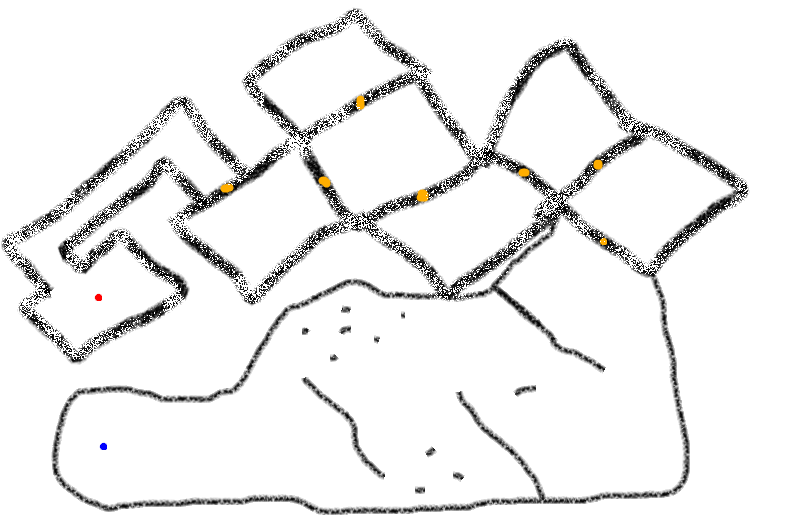
#> input picture images/fake_minimaps/01.png, 787 x 522 px, found by its file name
$ python poeai_minimap_processing_test.py   (older library calls are emulated)
#> lines starting #> are read from the running program, lines starting #| are printed output that depends on the picture; after the words box and inside, x2 and y2 are one past the last pixel; in counts of white or black regions, pixels touching at a corner belong together
# -*- coding: utf-8 -*-
"""
Created on Mon Dec  5 12:50:10 2016

@author: Michael
"""

import numpy as np
import matplotlib.pyplot as plt
from scipy.ndimage import binary_fill_holes
from scipy.spatial import Delaunay, delaunay_plot_2d
from skimage import io
from skimage.transform import downscale_local_mean
from skimage.filters.rank import maximum
from skimage.morphology import disk, binary_closing, binary_erosion, binary_dilation
from sklearn import preprocessing, svm
from skimage import feature
from skimage.color import rgb2grey
from skimage.measure import find_contours, approximate_polygon, \
    subdivide_polygon, points_in_poly, grid_points_in_poly

# %% doorway cutting logic
cut_radius = 15
cut_mask_center = (cut_radius, cut_radius)
cut_mask_shape = (2 * cut_radius + 1, 2 * cut_radius + 1)
left_cut_op = np.array([[-1, -1], [1, 1]])
right_cut_op = np.array([[-1, 1], [1, -1]])
left_cut_pixels = np.array([(x, y - offset)
                            for offset in range(2)
                            for rad in range(cut_radius + 1)
                            for x, y in cut_mask_center + rad * left_cut_op
                            if y - offset >= 0])
right_cut_pixels = np.array([(x, y - offset)
                             for offset in range(2)
                             for rad in range(cut_radius + 1)
                             for x, y in cut_mask_center + rad * right_cut_op
                             if y - offset >= 0])
# [6 lines of commented-out code are left out]

def cut_doorways(is_wall_map, is_yellow_map):
    maxindex = is_wall_map.shape[1]
    for yellow_xy in zip(*is_yellow.nonzero()):  # for each yellow pixel
        # get all pixels that would be cut if cut goes through
        xy_offset = np.array(yellow_xy) - cut_radius
        left_xs, left_ys = zip(*[(x, y)
                                 for x, y in left_cut_pixels + xy_offset
                                 if x >= 0
                                 if y < maxindex])
        right_xs, right_ys = zip(*[(x, y)
                                   for x, y in right_cut_pixels + xy_offset
                                   if x >= 0
                                   if y < maxindex])
        left_wall_pixels = np.count_nonzero(is_wall_map[left_xs, left_ys])
        right_wall_pixels = np.count_nonzero(is_wall_map[right_xs, right_ys])
        if left_wall_pixels > right_wall_pixels:
            is_wall_map[right_xs, right_ys] = False
        else:
            is_wall_map[left_xs, left_ys] = False

def fill_exterior_pixels(is_wall_map, interior_x, interior_y):
    temp_map = is_wall_map.copy()
    temp_map = binary_fill_holes(temp_map)
    is_wall_map[np.logical_not(temp_map)] = True

# [9 lines of commented-out code are left out]

img = io.imread("images\\fake_minimaps\\01.png")
#> img is the input picture: shape (522, 787, 4); mean R, G, B, A 237.8, 237.7, 237.5, 255
cur_x, cur_y = (260, 220)
img = img[:,:,0:3]
#> img: shape (522, 787, 3)

#cur_x, cur_y = (135, 135)
#img = img[cur_y - 135:cur_y + 136,
#          cur_x - 135:cur_x + 136, 0:3]

is_orange = np.logical_and.reduce(abs(img - (255, 90, 0)) <= 20, 2)
#> is_orange: shape (522, 787) bool; every value is 0
is_yellow = np.logical_and.reduce(abs(img - (255, 174, 0)) <= 20, 2)
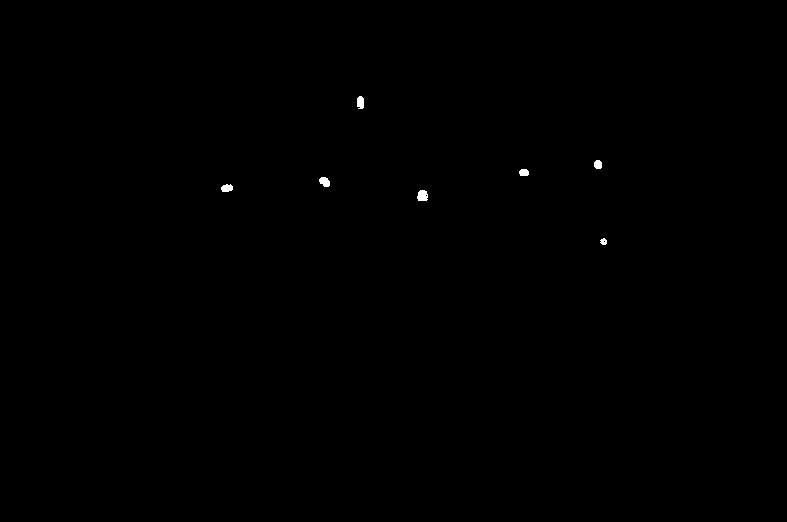
#> is_yellow: shape (522, 787) bool; 0.12% white; 7 white regions, largest, box (x1, y1, x2, y2) and area: (417, 190, 428, 201) 101, (319, 177, 330, 187) 82, (357, 96, 364, 109) 80
is_yellow = binary_closing(is_yellow, disk(3))
#> is_yellow: shape (522, 787) bool; 0.12% white; 7 white regions, largest, box (x1, y1, x2, y2) and area: (417, 190, 428, 201) 102, (319, 177, 330, 187) 83, (357, 96, 364, 109) 82

img2 = img.copy()
img2[is_orange] = (255, 0, 255)
img2[is_yellow] = (0, 0, 255)
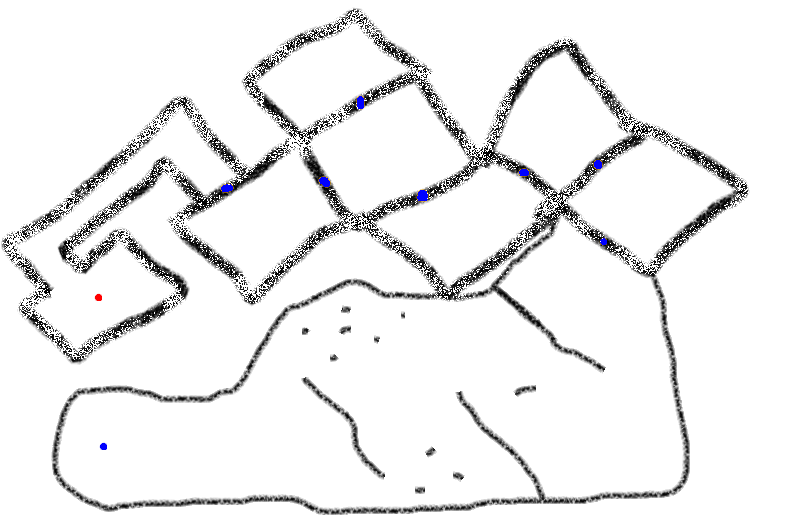
#> img2: shape (522, 787, 3); mean R, G, B 237.5, 237.5, 237.8

greyimg = rgb2grey(img)
edges = feature.canny(greyimg, sigma=1.0)
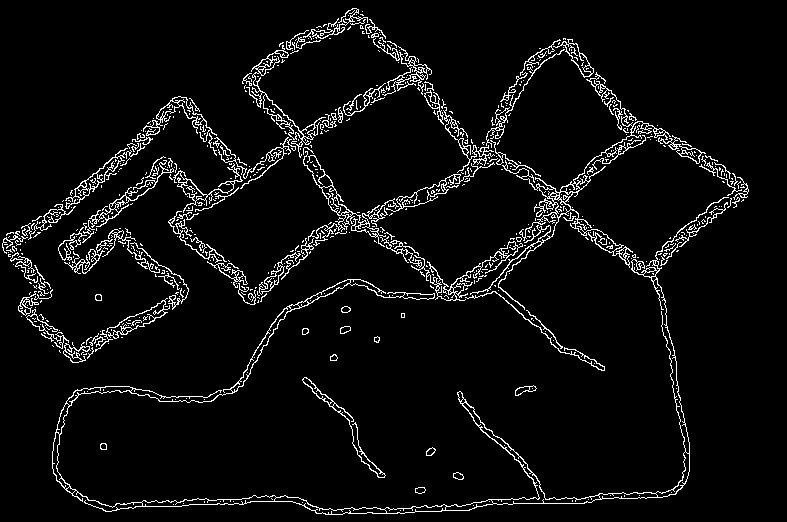
#> edges: shape (522, 787) bool; 5.2% white in thin lines or dots
closed = binary_closing(edges, disk(4))
#> closed: shape (522, 787) bool; 13.3% white; 14 white regions, largest, box (x1, y1, x2, y2) and area: (0, 8, 749, 515) 53010, (302, 377, 386, 478) 819, (515, 385, 537, 396) 133
#eroded = binary_erosion(closed, disk(1))
eroded = binary_dilation(closed, disk(2))
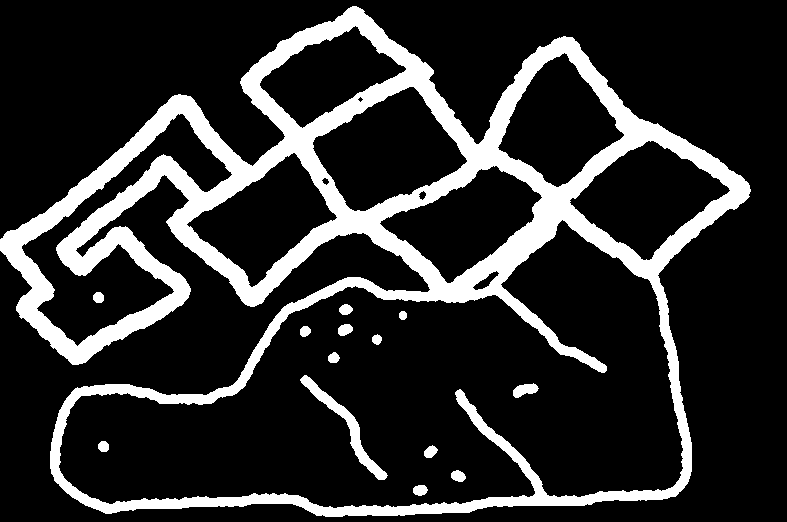
#> eroded: shape (522, 787) bool; 17.7% white; 14 white regions, largest, box (x1, y1, x2, y2) and area: (0, 6, 751, 517) 69932, (300, 375, 388, 480) 1295, (513, 383, 539, 398) 243
final = eroded.copy()
final[128:143, 128:143] = np.logical_and(final[128:143, 128:143],
                                         np.logical_not(disk(7)))
#> final: shape (522, 787) bool; 17.7% white; 14 white regions, largest, box (x1, y1, x2, y2) and area: (0, 6, 751, 517) 69846, (300, 375, 388, 480) 1295, (513, 383, 539, 398) 243


# extend doorways to form cuts in walls
cut_doorways(final, is_yellow)
#> the loop in cut_doorways, `for yellow_xy in zip(*is_yellow.nonzero()):` made 503 passes
#> (yellow_xy, xy_offset, left_wall_pixels, right_wall_pixels) on passes 1 to 3: ((96, 359), [81, 344], 23, 45), ((96, 360), [81, 345], 15, 47), ((96, 361), [81, 346], 15, 47)
#> after the loop in cut_doorways, `for yellow_xy in zip(*is_yellow.nonzero()):`:
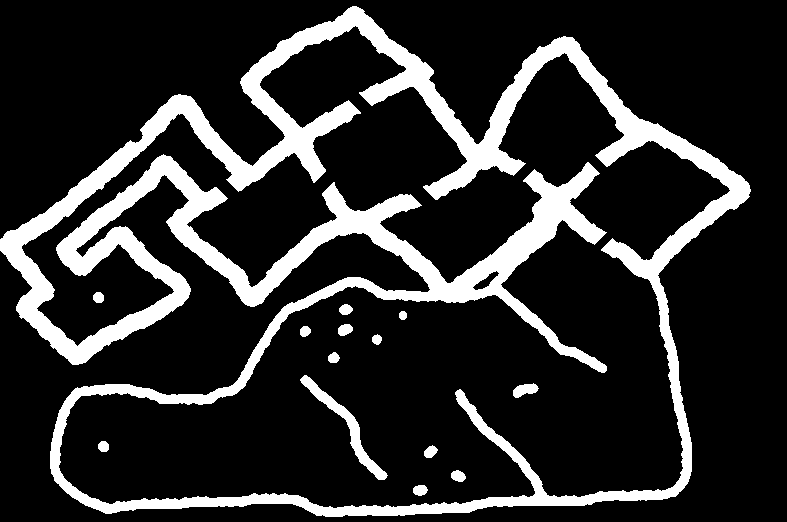
#> is_wall_map: shape (522, 787) bool; 17.3% white; 14 white regions, largest, box (x1, y1, x2, y2) and area: (0, 6, 751, 517) 68533, (300, 375, 388, 480) 1295, (513, 383, 539, 398) 243

# fill all unreachable pixels
fill_exterior_pixels(final, cur_x, cur_y)
#> in fill_exterior_pixels, `temp_map = binary_fill_holes(temp_map)`:
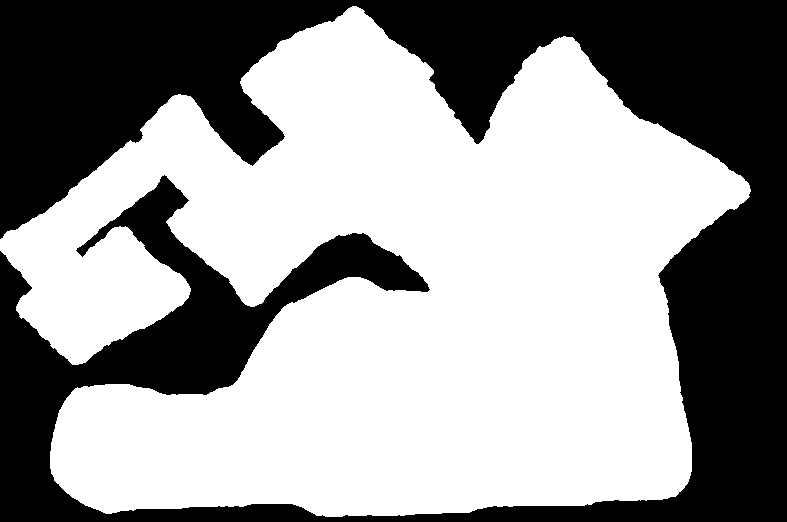
#> temp_map: shape (522, 787) bool; 59.4% white; 1 black region, box (x1, y1, x2, y2) and area: (0, 0, 787, 522) 166828
#> in fill_exterior_pixels, `is_wall_map[np.logical_not(temp_map)] = True`:
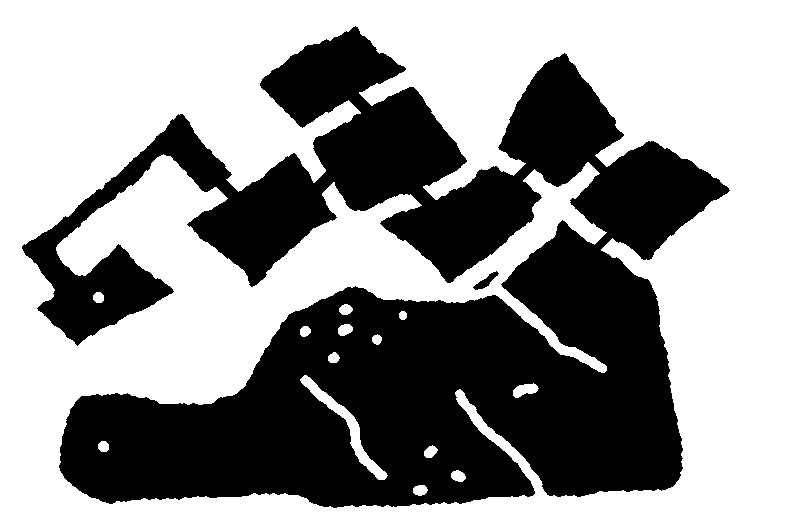
#> is_wall_map: shape (522, 787) bool; 58% white; 2 black regions, box (x1, y1, x2, y2) and area: (22, 26, 730, 508) 172569, (473, 271, 499, 290) 173

#final = np.logical_not(final)  # display _walkable_ pixels
contours = find_contours(final, 0.5, 'low', 'low')
#> contours = 15 point arrays, longest 7631 points
contours = [approximate_polygon(contour, 3.0)
            for contour in contours]
#> contours = 15 point arrays, longest 155 points
#> (the run stopped early here; a loop or call above may not have finished)
